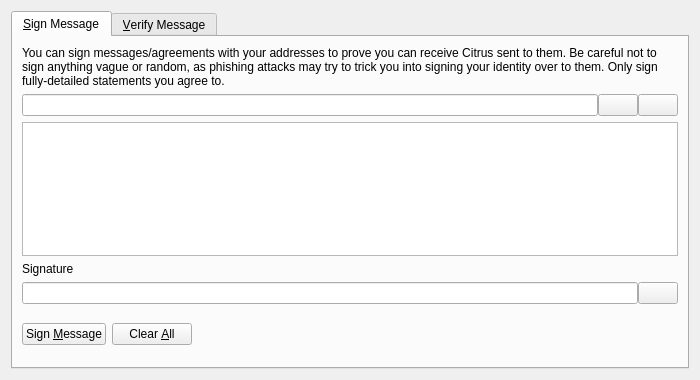
<?xml version="1.0" encoding="UTF-8"?>
<ui version="4.0">
 <class>SignVerifyMessageDialog</class>
 <widget class="QDialog" name="SignVerifyMessageDialog">
  <property name="geometry">
   <rect>
    <x>0</x>
    <y>0</y>
    <width>700</width>
    <height>380</height>
   </rect>
  </property>
  <property name="windowTitle">
   <string>Signatures - Sign / Verify a Message</string>
  </property>
  <property name="modal">
   <bool>true</bool>
  </property>
  <layout class="QVBoxLayout" name="verticalLayout">
   <item>
    <widget class="QTabWidget" name="tabWidget">
     <property name="currentIndex">
      <number>0</number>
     </property>
     <widget class="QWidget" name="tabSignMessage">
      <attribute name="title">
       <string>&amp;Sign Message</string>
      </attribute>
      <layout class="QVBoxLayout" name="verticalLayout_SM">
       <item>
        <widget class="QLabel" name="infoLabel_SM">
         <property name="text">
          <string>You can sign messages/agreements with your addresses to prove you can receive Citrus sent to them. Be careful not to sign anything vague or random, as phishing attacks may try to trick you into signing your identity over to them. Only sign fully-detailed statements you agree to.</string>
         </property>
         <property name="textFormat">
          <enum>Qt::PlainText</enum>
         </property>
         <property name="wordWrap">
          <bool>true</bool>
         </property>
        </widget>
       </item>
       <item>
        <layout class="QHBoxLayout" name="horizontalLayout_1_SM">
         <property name="spacing">
          <number>0</number>
         </property>
         <item>
          <widget class="QValidatedLineEdit" name="addressIn_SM">
           <property name="toolTip">
            <string>The Citrus address to sign the message with</string>
           </property>
          </widget>
         </item>
         <item>
          <widget class="QPushButton" name="addressBookButton_SM">
           <property name="toolTip">
            <string>Choose previously used address</string>
           </property>
           <property name="text">
            <string/>
           </property>
           <property name="shortcut">
            <string>Alt+A</string>
           </property>
           <property name="autoDefault">
            <bool>false</bool>
           </property>
          </widget>
         </item>
         <item>
          <widget class="QPushButton" name="pasteButton_SM">
           <property name="toolTip">
            <string>Paste address from clipboard</string>
           </property>
           <property name="text">
            <string/>
           </property>
           <property name="shortcut">
            <string>Alt+P</string>
           </property>
           <property name="autoDefault">
            <bool>false</bool>
           </property>
          </widget>
         </item>
        </layout>
       </item>
       <item>
        <widget class="QPlainTextEdit" name="messageIn_SM">
         <property name="toolTip">
          <string>Enter the message you want to sign here</string>
         </property>
        </widget>
       </item>
       <item>
        <widget class="QLabel" name="signatureLabel_SM">
         <property name="text">
          <string>Signature</string>
         </property>
         <property name="textFormat">
          <enum>Qt::PlainText</enum>
         </property>
        </widget>
       </item>
       <item>
        <layout class="QHBoxLayout" name="horizontalLayout_2_SM">
         <property name="spacing">
          <number>0</number>
         </property>
         <item>
          <widget class="QLineEdit" name="signatureOut_SM">
           <property name="font">
            <font>
             <italic>true</italic>
            </font>
           </property>
           <property name="readOnly">
            <bool>true</bool>
           </property>
          </widget>
         </item>
         <item>
          <widget class="QPushButton" name="copySignatureButton_SM">
           <property name="toolTip">
            <string>Copy the current signature to the system clipboard</string>
           </property>
           <property name="text">
            <string/>
           </property>
           <property name="autoDefault">
            <bool>false</bool>
           </property>
          </widget>
         </item>
        </layout>
       </item>
       <item>
        <layout class="QHBoxLayout" name="horizontalLayout_3_SM">
         <item>
          <widget class="QPushButton" name="signMessageButton_SM">
           <property name="toolTip">
            <string>Sign the message to prove you own this Citrus address</string>
           </property>
           <property name="text">
            <string>Sign &amp;Message</string>
           </property>
           <property name="autoDefault">
            <bool>false</bool>
           </property>
          </widget>
         </item>
         <item>
          <widget class="QPushButton" name="clearButton_SM">
           <property name="toolTip">
            <string>Reset all sign message fields</string>
           </property>
           <property name="text">
            <string>Clear &amp;All</string>
           </property>
           <property name="autoDefault">
            <bool>false</bool>
           </property>
          </widget>
         </item>
         <item>
          <spacer name="horizontalSpacer_1_SM">
           <property name="orientation">
            <enum>Qt::Horizontal</enum>
           </property>
           <property name="sizeHint" stdset="0">
            <size>
             <width>40</width>
             <height>48</height>
            </size>
           </property>
          </spacer>
         </item>
         <item>
          <widget class="QLabel" name="statusLabel_SM">
           <property name="font">
            <font>
             <weight>75</weight>
             <bold>true</bold>
            </font>
           </property>
           <property name="text">
            <string/>
           </property>
           <property name="wordWrap">
            <bool>true</bool>
           </property>
          </widget>
         </item>
         <item>
          <spacer name="horizontalSpacer_2_SM">
           <property name="orientation">
            <enum>Qt::Horizontal</enum>
           </property>
           <property name="sizeHint" stdset="0">
            <size>
             <width>40</width>
             <height>48</height>
            </size>
           </property>
          </spacer>
         </item>
        </layout>
       </item>
      </layout>
     </widget>
     <widget class="QWidget" name="tabVerifyMessage">
      <attribute name="title">
       <string>&amp;Verify Message</string>
      </attribute>
      <layout class="QVBoxLayout" name="verticalLayout_VM">
       <item>
        <widget class="QLabel" name="infoLabel_VM">
         <property name="text">
          <string>Enter the receiver's address, message (ensure you copy line breaks, spaces, tabs, etc. exactly) and signature below to verify the message. Be careful not to read more into the signature than what is in the signed message itself, to avoid being tricked by a man-in-the-middle attack. Note that this only proves the signing party receives with the address, it cannot prove sendership of any transaction!</string>
         </property>
         <property name="textFormat">
          <enum>Qt::PlainText</enum>
         </property>
         <property name="alignment">
          <set>Qt::AlignLeading|Qt::AlignLeft|Qt::AlignTop</set>
         </property>
         <property name="wordWrap">
          <bool>true</bool>
         </property>
        </widget>
       </item>
       <item>
        <layout class="QHBoxLayout" name="horizontalLayout_1_VM">
         <property name="spacing">
          <number>0</number>
         </property>
         <item>
          <widget class="QValidatedLineEdit" name="addressIn_VM">
           <property name="toolTip">
            <string>The Citrus address the message was signed with</string>
           </property>
          </widget>
         </item>
         <item>
          <widget class="QPushButton" name="addressBookButton_VM">
           <property name="toolTip">
            <string>Choose previously used address</string>
           </property>
           <property name="text">
            <string/>
           </property>
           <property name="shortcut">
            <string>Alt+A</string>
           </property>
           <property name="autoDefault">
            <bool>false</bool>
           </property>
          </widget>
         </item>
        </layout>
       </item>
       <item>
        <widget class="QPlainTextEdit" name="messageIn_VM"/>
       </item>
       <item>
        <widget class="QValidatedLineEdit" name="signatureIn_VM"/>
       </item>
       <item>
        <layout class="QHBoxLayout" name="horizontalLayout_2_VM">
         <item>
          <widget class="QPushButton" name="verifyMessageButton_VM">
           <property name="toolTip">
            <string>Verify the message to ensure it was signed with the specified Citrus address</string>
           </property>
           <property name="text">
            <string>Verify &amp;Message</string>
           </property>
           <property name="autoDefault">
            <bool>false</bool>
           </property>
          </widget>
         </item>
         <item>
          <widget class="QPushButton" name="clearButton_VM">
           <property name="toolTip">
            <string>Reset all verify message fields</string>
           </property>
           <property name="text">
            <string>Clear &amp;All</string>
           </property>
           <property name="autoDefault">
            <bool>false</bool>
           </property>
          </widget>
         </item>
         <item>
          <spacer name="horizontalSpacer_1_VM">
           <property name="orientation">
            <enum>Qt::Horizontal</enum>
           </property>
           <property name="sizeHint" stdset="0">
            <size>
             <width>40</width>
             <height>48</height>
            </size>
           </property>
          </spacer>
         </item>
         <item>
          <widget class="QLabel" name="statusLabel_VM">
           <property name="font">
            <font>
             <weight>75</weight>
             <bold>true</bold>
            </font>
           </property>
           <property name="text">
            <string/>
           </property>
           <property name="wordWrap">
            <bool>true</bool>
           </property>
          </widget>
         </item>
         <item>
          <spacer name="horizontalSpacer_2_VM">
           <property name="orientation">
            <enum>Qt::Horizontal</enum>
           </property>
           <property name="sizeHint" stdset="0">
            <size>
             <width>40</width>
             <height>48</height>
            </size>
           </property>
          </spacer>
         </item>
        </layout>
       </item>
      </layout>
     </widget>
    </widget>
   </item>
  </layout>
 </widget>
 <customwidgets>
  <customwidget>
   <class>QValidatedLineEdit</class>
   <extends>QLineEdit</extends>
   <header>qvalidatedlineedit.h</header>
  </customwidget>
 </customwidgets>
 <resources>
  <include location="../citrus.qrc"/>
 </resources>
 <connections/>
</ui>
